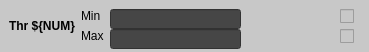
<?xml version="1.0" encoding="UTF-8"?>
<ui version="4.0">
 <class>Form</class>
 <widget class="QWidget" name="Form">
  <property name="geometry">
   <rect>
    <x>0</x>
    <y>0</y>
    <width>369</width>
    <height>52</height>
   </rect>
  </property>
  <property name="windowTitle">
   <string>Form</string>
  </property>
  <widget class="QFrame" name="frame">
   <property name="geometry">
    <rect>
     <x>0</x>
     <y>0</y>
     <width>369</width>
     <height>52</height>
    </rect>
   </property>
   <property name="minimumSize">
    <size>
     <width>360</width>
     <height>52</height>
    </size>
   </property>
   <property name="maximumSize">
    <size>
     <width>16777215</width>
     <height>52</height>
    </size>
   </property>
   <property name="styleSheet">
    <string notr="true">background-color: rgb(200, 200, 200);</string>
   </property>
   <property name="frameShape">
    <enum>QFrame::NoFrame</enum>
   </property>
   <property name="frameShadow">
    <enum>QFrame::Plain</enum>
   </property>
   <layout class="QGridLayout" name="gridLayout_2">
    <item row="0" column="1">
     <widget class="QLabel" name="label">
      <property name="text">
       <string>Min</string>
      </property>
     </widget>
    </item>
    <item row="1" column="1">
     <widget class="QLabel" name="label_2">
      <property name="text">
       <string>Max</string>
      </property>
     </widget>
    </item>
    <item row="0" column="4">
     <widget class="PyDMCheckbox" name="min_en">
      <property name="toolTip">
       <string/>
      </property>
      <property name="alarmSensitiveContent" stdset="0">
       <bool>false</bool>
      </property>
      <property name="alarmSensitiveBorder" stdset="0">
       <bool>true</bool>
      </property>
      <property name="channel" stdset="0">
       <string/>
      </property>
     </widget>
    </item>
    <item row="1" column="2">
     <widget class="PyDMLineEdit" name="max_ctrl">
      <property name="minimumSize">
       <size>
        <width>87</width>
        <height>20</height>
       </size>
      </property>
      <property name="toolTip">
       <string/>
      </property>
      <property name="styleSheet">
       <string notr="true">color: rgb(12, 255, 68);
background-color: rgb(70, 70, 70);</string>
      </property>
      <property name="alignment">
       <set>Qt::AlignCenter</set>
      </property>
      <property name="clearButtonEnabled">
       <bool>false</bool>
      </property>
      <property name="rules" stdset="0">
       <string>[]</string>
      </property>
      <property name="precision" stdset="0">
       <number>0</number>
      </property>
      <property name="showUnits" stdset="0">
       <bool>true</bool>
      </property>
      <property name="precisionFromPV" stdset="0">
       <bool>true</bool>
      </property>
      <property name="alarmSensitiveContent" stdset="0">
       <bool>false</bool>
      </property>
      <property name="alarmSensitiveBorder" stdset="0">
       <bool>true</bool>
      </property>
      <property name="channel" stdset="0">
       <string/>
      </property>
     </widget>
    </item>
    <item row="1" column="3">
     <widget class="PyDMLabel" name="max_rbv">
      <property name="minimumSize">
       <size>
        <width>87</width>
        <height>20</height>
       </size>
      </property>
      <property name="toolTip">
       <string/>
      </property>
      <property name="alignment">
       <set>Qt::AlignCenter</set>
      </property>
      <property name="showUnits" stdset="0">
       <bool>true</bool>
      </property>
      <property name="channel" stdset="0">
       <string/>
      </property>
     </widget>
    </item>
    <item row="0" column="2">
     <widget class="PyDMLineEdit" name="min_ctrl">
      <property name="minimumSize">
       <size>
        <width>87</width>
        <height>20</height>
       </size>
      </property>
      <property name="toolTip">
       <string/>
      </property>
      <property name="styleSheet">
       <string notr="true">color: rgb(12, 255, 68);
background-color: rgb(70, 70, 70);</string>
      </property>
      <property name="alignment">
       <set>Qt::AlignCenter</set>
      </property>
      <property name="clearButtonEnabled">
       <bool>false</bool>
      </property>
      <property name="rules" stdset="0">
       <string>[]</string>
      </property>
      <property name="precision" stdset="0">
       <number>0</number>
      </property>
      <property name="showUnits" stdset="0">
       <bool>true</bool>
      </property>
      <property name="precisionFromPV" stdset="0">
       <bool>true</bool>
      </property>
      <property name="alarmSensitiveContent" stdset="0">
       <bool>false</bool>
      </property>
      <property name="alarmSensitiveBorder" stdset="0">
       <bool>true</bool>
      </property>
      <property name="channel" stdset="0">
       <string/>
      </property>
     </widget>
    </item>
    <item row="0" column="3">
     <widget class="PyDMLabel" name="min_rbv">
      <property name="minimumSize">
       <size>
        <width>87</width>
        <height>20</height>
       </size>
      </property>
      <property name="toolTip">
       <string/>
      </property>
      <property name="alignment">
       <set>Qt::AlignCenter</set>
      </property>
      <property name="showUnits" stdset="0">
       <bool>true</bool>
      </property>
      <property name="channel" stdset="0">
       <string/>
      </property>
     </widget>
    </item>
    <item row="1" column="4">
     <widget class="PyDMCheckbox" name="max_en">
      <property name="toolTip">
       <string/>
      </property>
      <property name="alarmSensitiveContent" stdset="0">
       <bool>false</bool>
      </property>
      <property name="alarmSensitiveBorder" stdset="0">
       <bool>true</bool>
      </property>
      <property name="channel" stdset="0">
       <string>ca://${P}_${THR}_H_EN</string>
      </property>
     </widget>
    </item>
    <item row="0" column="0" rowspan="2">
     <widget class="QLabel" name="label_3">
      <property name="font">
       <font>
        <weight>75</weight>
        <bold>true</bold>
       </font>
      </property>
      <property name="text">
       <string>Thr ${NUM}</string>
      </property>
     </widget>
    </item>
    <item row="0" column="5">
     <widget class="PyDMByteIndicator" name="min_en_rbv">
      <property name="toolTip">
       <string/>
      </property>
      <property name="alarmSensitiveContent" stdset="0">
       <bool>false</bool>
      </property>
      <property name="alarmSensitiveBorder" stdset="0">
       <bool>true</bool>
      </property>
      <property name="channel" stdset="0">
       <string/>
      </property>
      <property name="offColor" stdset="0">
       <color>
        <red>255</red>
        <green>0</green>
        <blue>0</blue>
       </color>
      </property>
      <property name="showLabels" stdset="0">
       <bool>true</bool>
      </property>
      <property name="bigEndian" stdset="0">
       <bool>false</bool>
      </property>
      <property name="circles" stdset="0">
       <bool>false</bool>
      </property>
      <property name="numBits" stdset="0">
       <number>1</number>
      </property>
      <property name="shift" stdset="0">
       <number>0</number>
      </property>
      <property name="labels" stdset="0">
       <stringlist>
        <string></string>
       </stringlist>
      </property>
     </widget>
    </item>
    <item row="1" column="5">
     <widget class="PyDMByteIndicator" name="max_en_rbv">
      <property name="toolTip">
       <string/>
      </property>
      <property name="alarmSensitiveContent" stdset="0">
       <bool>false</bool>
      </property>
      <property name="alarmSensitiveBorder" stdset="0">
       <bool>true</bool>
      </property>
      <property name="channel" stdset="0">
       <string/>
      </property>
      <property name="offColor" stdset="0">
       <color>
        <red>255</red>
        <green>0</green>
        <blue>0</blue>
       </color>
      </property>
      <property name="showLabels" stdset="0">
       <bool>true</bool>
      </property>
      <property name="bigEndian" stdset="0">
       <bool>false</bool>
      </property>
      <property name="circles" stdset="0">
       <bool>false</bool>
      </property>
      <property name="numBits" stdset="0">
       <number>1</number>
      </property>
      <property name="shift" stdset="0">
       <number>0</number>
      </property>
      <property name="labels" stdset="0">
       <stringlist>
        <string></string>
       </stringlist>
      </property>
     </widget>
    </item>
   </layout>
  </widget>
 </widget>
 <customwidgets>
  <customwidget>
   <class>PyDMLabel</class>
   <extends>QLabel</extends>
   <header>pydm.widgets.label</header>
  </customwidget>
  <customwidget>
   <class>PyDMByteIndicator</class>
   <extends>QWidget</extends>
   <header>pydm.widgets.byte</header>
  </customwidget>
  <customwidget>
   <class>PyDMCheckbox</class>
   <extends>QCheckBox</extends>
   <header>pydm.widgets.checkbox</header>
  </customwidget>
  <customwidget>
   <class>PyDMLineEdit</class>
   <extends>QLineEdit</extends>
   <header>pydm.widgets.line_edit</header>
  </customwidget>
 </customwidgets>
 <resources/>
 <connections/>
</ui>
